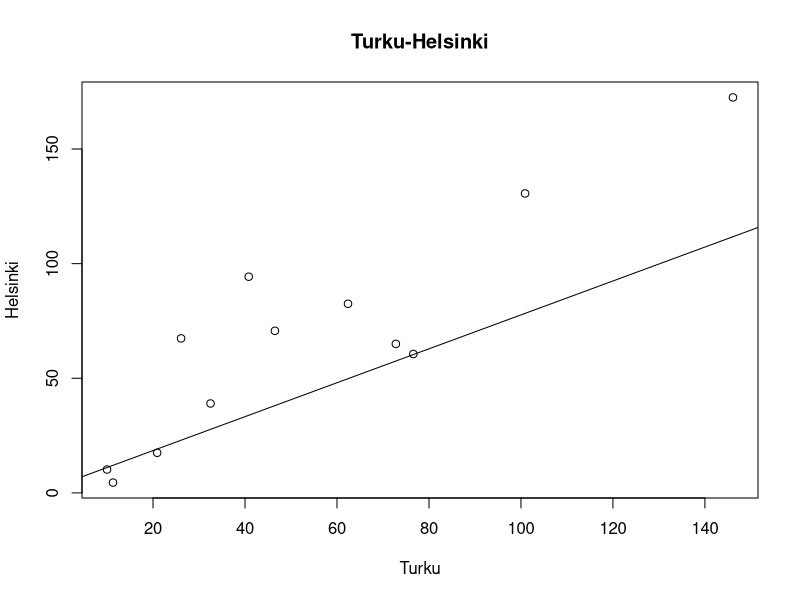
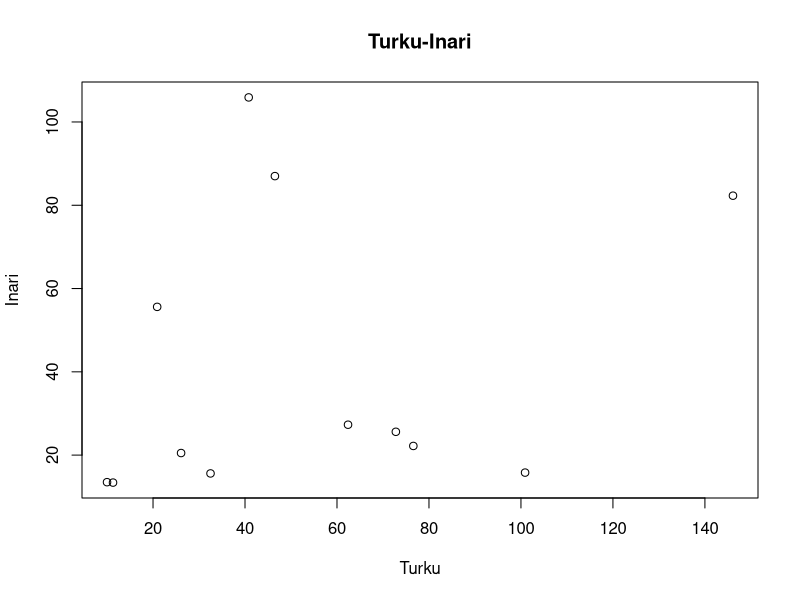
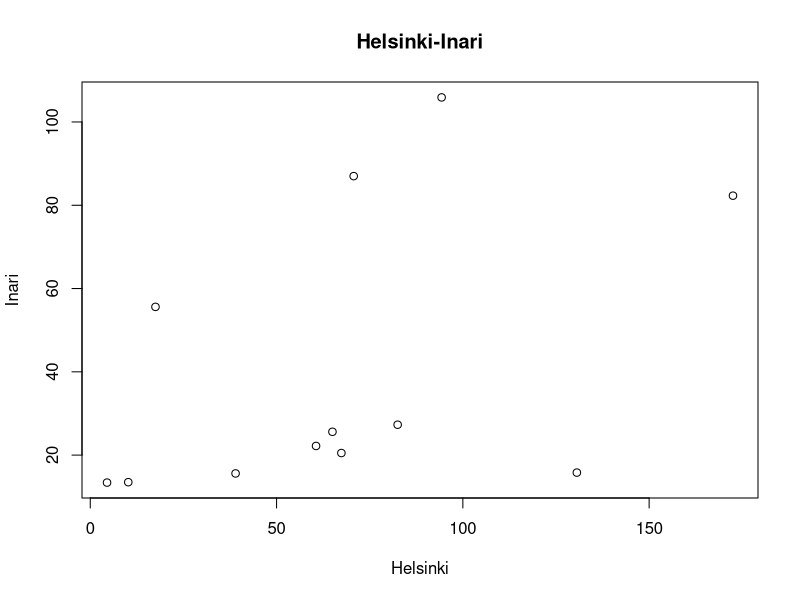

Reproduce these figures in R, in order.
# t.2)

Tku <- c(62.4, 32.5, 72.8, 10, 20.9, 11.3, 40.8, 146.1, 46.5, 100.9, 76.6, 26.1)
Hki <- c(82.5, 39, 65, 10.2, 17.5, 4.5, 94.3, 172.5, 70.7, 130.6, 60.6, 67.4)
Ina <- c(27.3, 15.6, 25.6, 13.5, 55.6, 13.4, 105.9, 82.3, 87, 15.8, 22.2, 20.5)

# Hajontakuvio plot-komennolla, PNS-suora abline-komennolla ja
# korrelaatiokerroin cor-komennolla

# Turku-Helsinki
plot(Tku, Hki, xlab="Turku", ylab="Helsinki", main="Turku-Helsinki")
abline(lm(Tku ~ Hki))
cor(Tku, Hki)

# Turku-Inari
plot(Tku, Ina, xlab="Turku", ylab="Inari", main="Turku-Inari")
cor(Tku, Ina)

# Helsinki-Inari
plot(Hki, Ina, xlab="Helsinki", ylab="Inari", main="Helsinki-Inari")
cor(Hki, Ina)

# t.4)

# b) n=10
2*(1-pnorm(sqrt(5)*0.1))

# c) n=?

ceiling((10*sqrt(2)*qnorm(0.995))^2)
